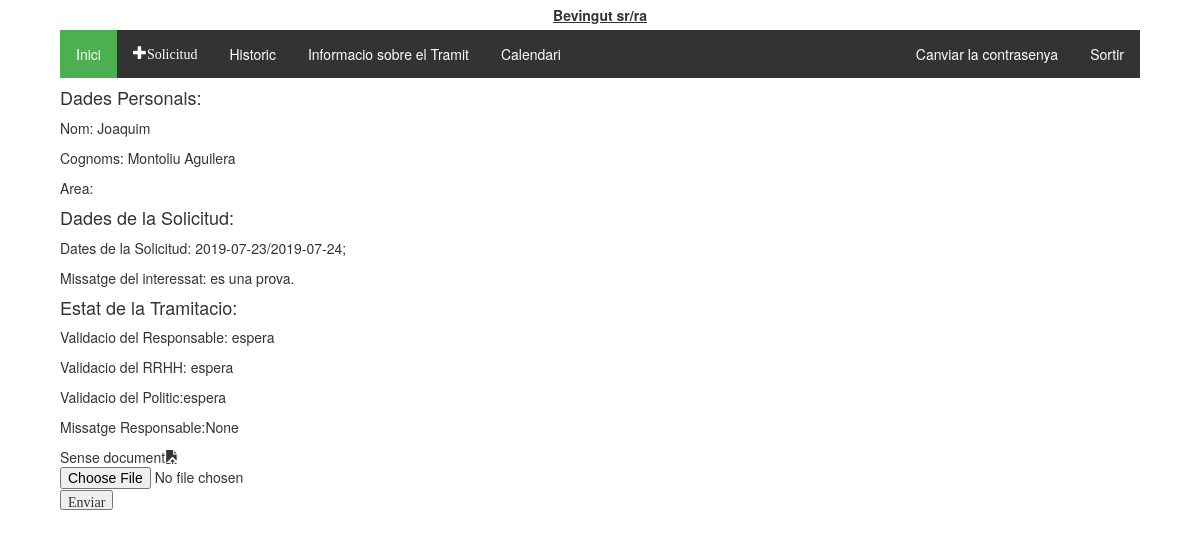
/tramitador/tramit/40/ (signed in), run on an earlier commit of the app's database.
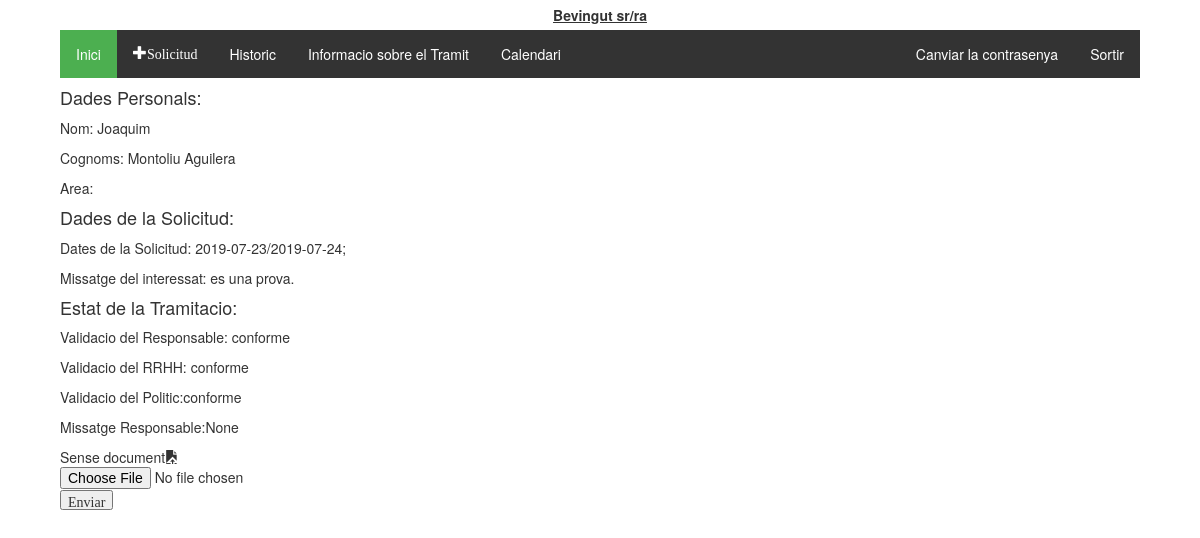
And on a later commit of the database.
### tramitador/models.py (models this page shows, shortened)
class Tramit(models.Model):
    validacio = (
        ('conforme','conforme'),
        ('inconforme','no conforme'),
        ('espera', 'en espera'),
    )
    tipologia = (
        ('vacances', 'Vacances'),
        ('perm_precep', 'Permisos preceptius'),
        ('perm_no_precep', 'Permisos no preceptius'),
        ('asum_p', 'Asumptes personals'),
    )
    treballador = models.ForeignKey(Treballadors, on_delete=models.CASCADE)
    document = models.ForeignKey(Document, on_delete=models.SET_NULL, null=True, blank=True)
    creat_en = models.DateTimeField(auto_now_add=True)
    modificat_en = models.DateTimeField(auto_now=True)
    data_sol = models.CharField(max_length=250, help_text = "Interval de dates amb guións '-', per dies no consecutios emprar ',' Exemple:01/01/2019 - 05/01/2019, 07/01/2019")
    tipus = models.CharField(max_length=40, choices=tipologia, default='asum_p')
    finalitzat = models.BooleanField(default=False)
    """Validacio de RRHH"""
    valRRHH = models.CharField(max_length=20, choices=validacio, default='espera')
    """Validacio del responsable"""
    valResp =  models.CharField(max_length=20, choices=validacio, default='espera')
    """Validacio del Politic"""
    valPol = models.CharField(max_length=20, choices=validacio, default='espera')
    """En cas de voler explicar el motiu"""
    missatge_usuari = models.CharField(max_length=2000, null = True)
    missatge_responsable = models.CharField(max_length=2000, null = True, blank=True)
    """Millores per el admin site"""
    def was_published_recently(self):
        return self.creat_en >= timezone.now() - datetime.timedelta(days=1)
    was_published_recently.admin_order_field = 'creat_en'
    was_published_recently.boolean = True
    was_published_recently.short_description = 'Publicat recentment?'

class Treballadors(AbstractUser):
    usuari = models.CharField(max_length=20)
    """nom = models.CharField(max_length=20)
    cognoms = models.CharField(max_length=20)
    email = models.CharField(max_length=50)"""
    dni = models.CharField(max_length=20, null = True, blank=True)
    areas = models.ManyToManyField(Area)
    """rol = models.CharField(max_length=20, choices = tip_rols, default = 'treb')
    estat = models.CharField(max_length=10, choices = tip_estats, default = 'alta')"""

### tramitador/views.py (the view)
# urls.py: path('tramit/<int:pk>/', views.tramit_detall, name='tramit_detall'),
@login_required
def tramit_detall(request, pk):
    tramit = get_object_or_404(Tramit, pk=pk)
    return render(request, 'tramits/tramit_detall.html', {'tramit': tramit})

### tramitador/templatetags/group.py (called while the page is built)
@register.filter(name='has_group')
def has_group(user, group_name):
    group_name = group_name.split(";")
    for group in group_name:
        if(user.groups.filter(name=group).exists()):
            return True
    return False

### tramitador/templates/tramits/tramit_detall.html (shortened to what this page needs)
{% extends 'tramits/base.html' %}
{% block content %}
  <div id="tramit">
    <h4>Dades Personals:</h4>
    <p>Nom: {{tramit.treballador.first_name}}</p>
    <p>Cognoms: {{tramit.treballador.last_name}}</p>
    <p>Area:{{tramit.treballador.area}}</p>
    <h4>Dades de la Solicitud:</h4>
    <p>Dates de la Solicitud: {{tramit.data_sol}}</p>
    <p>Missatge del interessat: {{tramit.missatge_usuari}}</p>
    <h4>Estat de la Tramitacio:</h4>
    <p>Validacio del Responsable: {{tramit.valResp}}</p>
    <p>Validacio del RRHH: {{tramit.valRRHH}}</p>
    <p>Validacio del Politic:{{tramit.valPol}}</p>
    <p>Missatge Responsable:{{tramit.missatge_responsable}}</p>
    <p>
      {% if tramit.document %}
        <a href="/static/documents/upload/{{tramit.document.document }}" class="glyphicon glyphicon-save-file">{{tramit.document.descripcio}}</a>
        <button class="glyphicon glyphicon-remove btn btn-danger" id="document">
      {% else %}
        Sense document<i class="glyphicon glyphicon-open-file" id="enviar_doc" data-tramit="{{tramit.pk}}"></i>
        <input type="file"  data-tramit="{{tramit.pk}}" />
        <input type="button" class="glyphicon glyphicon-open-file" value="Enviar" name="pujar"/>
      {% endif %}
    </p>
  </div>
{% endblock %}

What changed in the data, as far as the page shows it:
changed Tramit "es una prova.": valResp "espera" → "conforme"; valRRHH "espera" → "conforme"; valPol "espera" → "conforme"
